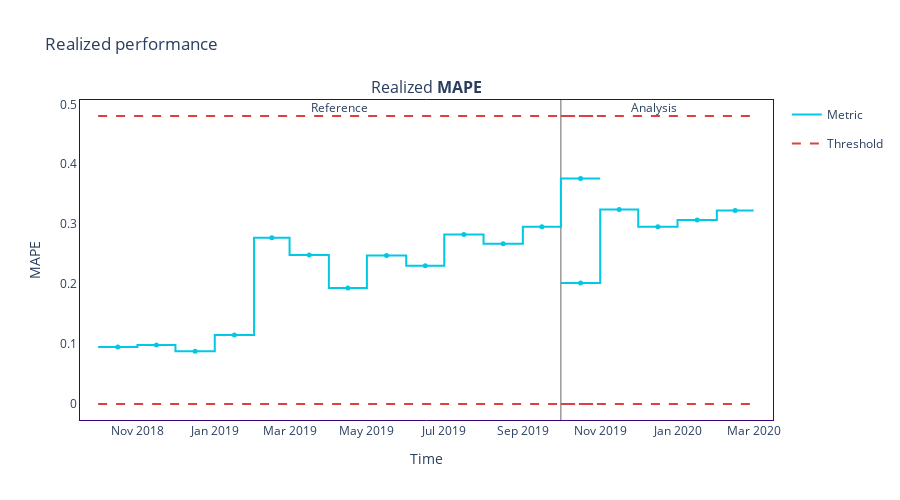

Source (notebook cell):
### Code cell
realized_result[99].plot()

### Figure 1 — Plotly figure (JSON) as saved in the notebook; plotly's stock layout.template omitted (floating-point values rounded to 4 significant figures)
{"data": [{"hoverinfo": "skip", "legendgroup": "metric_reference", "line": {"color": "#00c8e5", "shape": "hv", "width": 2}, "mode": "lines", "name": "Metric", "showlegend": true, "type": "scatter", "x": ["2018-10-01T00:00:00", "2018-11-01T00:00:00", "2018-12-01T00:00:00", "2019-01-01T00:00:00", "2019-02-01T00:00:00", "2019-03-01T00:00:00", "2019-04-01T00:00:00", "2019-05-01T00:00:00", "2019-06-01T00:00:00", "2019-07-01T00:00:00", "2019-08-01T00:00:00", "2019-09-01T00:00:00", "2019-10-01T00:00:00", "2019-10-31T23:59:59.999999999"], "xaxis": "x", "y": [0.09516, 0.09857, 0.08803, 0.1153, 0.2773, 0.2484, 0.1935, 0.2477, 0.2306, 0.2829, 0.2672, 0.2956, 0.3762, 0.3762], "yaxis": "y"}, {"customdata": [["Realized <b>MAPE</b>", "<b style=\"color:#00c8e5;line-height:60px\">Reference</b>", "", "2018-10", "From <b>Oct-01-2018</b> to <b>Oct-31-2018</b>", 0.0952, 0.0526], ["Realized <b>MAPE</b>", "<b style=\"color:#00c8e5;line-height:60px\">Reference</b>", "", "2018-11", "From <b>Nov-01-2018</b> to <b>Nov-30-2018</b>", 0.0986, 0.0275], ["Realized <b>MAPE</b>", "<b style=\"color:#00c8e5;line-height:60px\">Reference</b>", "", "2018-12", "From <b>Dec-01-2018</b> to <b>Dec-31-2018</b>", 0.088, 0.0271], ["Realized <b>MAPE</b>", "<b style=\"color:#00c8e5;line-height:60px\">Reference</b>", "", "2019-01", "From <b>Jan-01-2019</b> to <b>Jan-31-2019</b>", 0.1153, 0.0271], ["Realized <b>MAPE</b>", "<b style=\"color:#00c8e5;line-height:60px\">Reference</b>", "", "2019-02", "From <b>Feb-01-2019</b> to <b>Feb-28-2019</b>", 0.2773, 0.0285], ["Realized <b>MAPE</b>", "<b style=\"color:#00c8e5;line-height:60px\">Reference</b>", "", "2019-03", "From <b>Mar-01-2019</b> to <b>Mar-31-2019</b>", 0.2484, 0.0271], ["Realized <b>MAPE</b>", "<b style=\"color:#00c8e5;line-height:60px\">Reference</b>", "", "2019-04", "From <b>Apr-01-2019</b> to <b>Apr-30-2019</b>", 0.1935, 0.0275], ["Realized <b>MAPE</b>", "<b style=\"color:#00c8e5;line-height:60px\">Reference</b>", "", "2019-05", "From <b>May-01-2019</b> to <b>May-31-2019</b>", 0.2477, 0.0271], ["Realized <b>MAPE</b>", "<b style=\"color:#00c8e5;line-height:60px\">Reference</b>", "", "2019-06", "From <b>Jun-01-2019</b> to <b>Jun-30-2019</b>", 0.2306, 0.0275], ["Realized <b>MAPE</b>", "<b style=\"color:#00c8e5;line-height:60px\">Reference</b>", "", "2019-07", "From <b>Jul-01-2019</b> to <b>Jul-31-2019</b>", 0.2829, 0.0271], ["Realized <b>MAPE</b>", "<b style=\"color:#00c8e5;line-height:60px\">Reference</b>", "", "2019-08", "From <b>Aug-01-2019</b> to <b>Aug-31-2019</b>", 0.2672, 0.0271], ["Realized <b>MAPE</b>", "<b style=\"color:#00c8e5;line-height:60px\">Reference</b>", "", "2019-09", "From <b>Sep-01-2019</b> to <b>Sep-30-2019</b>", 0.2956, 0.0275], ["Realized <b>MAPE</b>", "<b style=\"color:#00c8e5;line-height:60px\">Reference</b>", "", "2019-10", "From <b>Oct-01-2019</b> to <b>Oct-31-2019</b>", 0.3762, 0.0328]], "hovertemplate": "%{customdata[1]} &nbsp; &nbsp; %{customdata[2]} <br />Chunk: <b>%{customdata[3]}</b> &nbsp; &nbsp; %{customdata[4]} <br />%{customdata[0]}: <b>%{customdata[5]}</b><br />Confidence band: +/- <b>%{customdata[6]}</b><br /><extra></extra>", "legendgroup": "metric_reference", "marker": {"color": "#00c8e5", "size": 5, "symbol": "circle"}, "mode": "markers", "name": "Metric", "showlegend": false, "type": "scatter", "x": ["2018-10-16T12:00:00", "2018-11-16T00:00:00", "2018-12-16T12:00:00", "2019-01-16T12:00:00", "2019-02-15T00:00:00", "2019-03-16T12:00:00", "2019-04-16T00:00:00", "2019-05-16T12:00:00", "2019-06-16T00:00:00", "2019-07-16T12:00:00", "2019-08-16T12:00:00", "2019-09-16T00:00:00", "2019-10-16T11:59:59.999999999"], "xaxis": "x", "y": [0.09516, 0.09857, 0.08803, 0.1153, 0.2773, 0.2484, 0.1935, 0.2477, 0.2306, 0.2829, 0.2672, 0.2956, 0.3762, 0.3762], "yaxis": "y"}, {"hoverinfo": "skip", "legendgroup": "metric_analysis", "line": {"color": "#00c8e5", "shape": "hv", "width": 2}, "mode": "lines", "name": "Metric", "showlegend": false, "type": "scatter", "x": ["2019-10-01T00:00:00", "2019-11-01T00:00:00", "2019-12-01T00:00:00", "2020-01-01T00:00:00", "2020-02-01T00:00:00", "2020-02-29T23:59:59.999999999"], "xaxis": "x", "y": [0.202, 0.3244, 0.2959, 0.3068, 0.323, 0.323], "yaxis": "y"}, {"customdata": [["Realized <b>MAPE</b>", "<b style=\"color:#3b0280;line-height:60px\">Analysis</b>", "", "2019-10", "From <b>Oct-01-2019</b> to <b>Oct-31-2019</b>", 0.202, 0.0481], ["Realized <b>MAPE</b>", "<b style=\"color:#3b0280;line-height:60px\">Analysis</b>", "", "2019-11", "From <b>Nov-01-2019</b> to <b>Nov-30-2019</b>", 0.3244, 0.0275], ["Realized <b>MAPE</b>", "<b style=\"color:#3b0280;line-height:60px\">Analysis</b>", "", "2019-12", "From <b>Dec-01-2019</b> to <b>Dec-31-2019</b>", 0.2959, 0.0271], ["Realized <b>MAPE</b>", "<b style=\"color:#3b0280;line-height:60px\">Analysis</b>", "", "2020-01", "From <b>Jan-01-2020</b> to <b>Jan-31-2020</b>", 0.3068, 0.0271], ["Realized <b>MAPE</b>", "<b style=\"color:#3b0280;line-height:60px\">Analysis</b>", "", "2020-02", "From <b>Feb-01-2020</b> to <b>Feb-29-2020</b>", 0.323, 0.0313]], "hovertemplate": "%{customdata[1]} &nbsp; &nbsp; %{customdata[2]} <br />Chunk: <b>%{customdata[3]}</b> &nbsp; &nbsp; %{customdata[4]} <br />%{customdata[0]}: <b>%{customdata[5]}</b><br />Confidence band: +/- <b>%{customdata[6]}</b><br /><extra></extra>", "legendgroup": "metric_analysis", "marker": {"color": "#00c8e5", "size": 5, "symbol": "circle"}, "mode": "markers", "name": "Metric", "showlegend": false, "type": "scatter", "x": ["2019-10-16T12:00:00", "2019-11-16T00:00:00", "2019-12-16T12:00:00", "2020-01-16T12:00:00", "2020-02-15T11:59:59.999999999"], "xaxis": "x", "y": [0.202, 0.3244, 0.2959, 0.3068, 0.323, 0.323], "yaxis": "y"}, {"hoverinfo": "skip", "legendgroup": "alert", "marker": {"color": "#DD4040", "size": 8, "symbol": "diamond"}, "mode": "markers", "name": "Alert", "showlegend": true, "type": "scatter", "x": [], "xaxis": "x", "y": [], "yaxis": "y"}, {"hoverinfo": "skip", "legendgroup": "thresh", "line": {"color": "#DD4040", "dash": "dash", "width": 2}, "mode": "lines", "name": "Threshold", "showlegend": true, "type": "scatter", "x": ["2018-10-01T00:00:00", "2018-11-01T00:00:00", "2018-12-01T00:00:00", "2019-01-01T00:00:00", "2019-02-01T00:00:00", "2019-03-01T00:00:00", "2019-04-01T00:00:00", "2019-05-01T00:00:00", "2019-06-01T00:00:00", "2019-07-01T00:00:00", "2019-08-01T00:00:00", "2019-09-01T00:00:00", "2019-10-01T00:00:00", "2019-10-31T23:59:59.999999999"], "xaxis": "x", "y": [0.4805, 0.4805, 0.4805, 0.4805, 0.4805, 0.4805, 0.4805, 0.4805, 0.4805, 0.4805, 0.4805, 0.4805, 0.4805, 0.4805], "yaxis": "y"}, {"hoverinfo": "skip", "legendgroup": "thresh", "line": {"color": "#DD4040", "dash": "dash", "width": 2}, "mode": "lines", "name": "Threshold", "showlegend": false, "type": "scatter", "x": ["2018-10-01T00:00:00", "2018-11-01T00:00:00", "2018-12-01T00:00:00", "2019-01-01T00:00:00", "2019-02-01T00:00:00", "2019-03-01T00:00:00", "2019-04-01T00:00:00", "2019-05-01T00:00:00", "2019-06-01T00:00:00", "2019-07-01T00:00:00", "2019-08-01T00:00:00", "2019-09-01T00:00:00", "2019-10-01T00:00:00", "2019-10-31T23:59:59.999999999"], "xaxis": "x", "y": [0, 0, 0, 0, 0, 0, 0, 0, 0, 0, 0, 0, 0, 0], "yaxis": "y"}, {"hoverinfo": "skip", "legendgroup": "thresh", "line": {"color": "#DD4040", "dash": "dash", "width": 2}, "mode": "lines", "name": "Threshold", "showlegend": false, "type": "scatter", "x": ["2019-10-01T00:00:00", "2019-11-01T00:00:00", "2019-12-01T00:00:00", "2020-01-01T00:00:00", "2020-02-01T00:00:00", "2020-02-29T23:59:59.999999999"], "xaxis": "x", "y": [0.4805, 0.4805, 0.4805, 0.4805, 0.4805, 0.4805], "yaxis": "y"}, {"hoverinfo": "skip", "legendgroup": "thresh", "line": {"color": "#DD4040", "dash": "dash", "width": 2}, "mode": "lines", "name": "Threshold", "showlegend": false, "type": "scatter", "x": ["2019-10-01T00:00:00", "2019-11-01T00:00:00", "2019-12-01T00:00:00", "2020-01-01T00:00:00", "2020-02-01T00:00:00", "2020-02-29T23:59:59.999999999"], "xaxis": "x", "y": [0, 0, 0, 0, 0, 0], "yaxis": "y"}], "layout": {"annotations": [{"font": {"size": 16}, "showarrow": false, "text": "Realized <b>MAPE</b>", "x": 0.5, "xanchor": "center", "xref": "paper", "y": 1, "yanchor": "bottom", "yref": "paper"}, {"showarrow": false, "text": "Reference", "x": "2019-04-01T11:04:36.923076864", "xref": "x", "xshift": 10, "y": 1.01, "yref": "y domain"}, {"showarrow": false, "text": "Analysis", "x": "2019-12-01T09:36:00", "xref": "x", "xshift": 15, "y": 1.01, "yref": "y domain"}], "height": 500, "hoverlabel": {"bgcolor": "white", "font": {"size": 14}}, "legend": {"itemclick": false, "itemdoubleclick": false, "traceorder": "grouped"}, "paper_bgcolor": "rgba(255,255,255,1)", "plot_bgcolor": "rgba(255,255,255,1)", "shapes": [{"layer": "below", "line": {"color": "#666666", "width": 1}, "type": "line", "x0": "2019-10-01T00:00:00", "x1": "2019-10-01T00:00:00", "xref": "x", "y0": 0, "y1": 1, "yref": "y domain"}], "title": {"text": "Realized performance"}, "xaxis": {"anchor": "y", "domain": [0, 1], "linecolor": "#3b0280", "matches": "x", "mirror": true, "showgrid": false, "title": {"text": "Time"}, "zeroline": false}, "yaxis": {"anchor": "x", "domain": [0, 1], "linecolor": "#3b0280", "mirror": true, "showgrid": false, "title": {"text": "MAPE"}, "zeroline": false}}}
